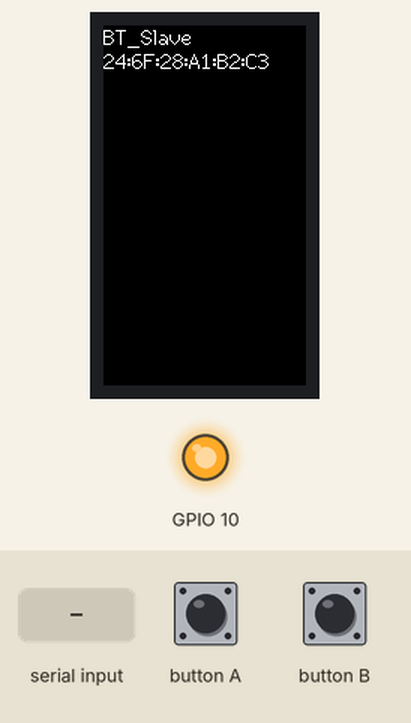
Bench run of a sketch on a simulated ESP32-S3. Parts: 135×240 colour display, output pins drawn as LEDs (lit = HIGH). Inputs (shaded band) come from the test bench. Nothing arrives over Bluetooth unless stated; what the sketch prints to the serial monitor is not drawn.

Above: at 1.3 s.
1.4 s: "A ON!\n" received over Serial
At 3.6 s:
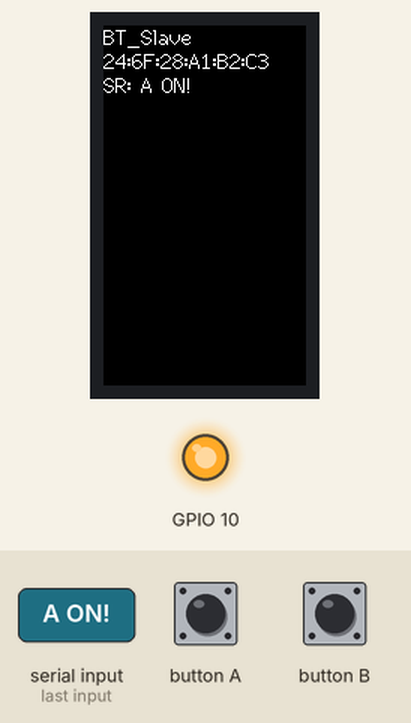
3.9 s: "B ON!\n" received over the second serial link
At 5.7 s:
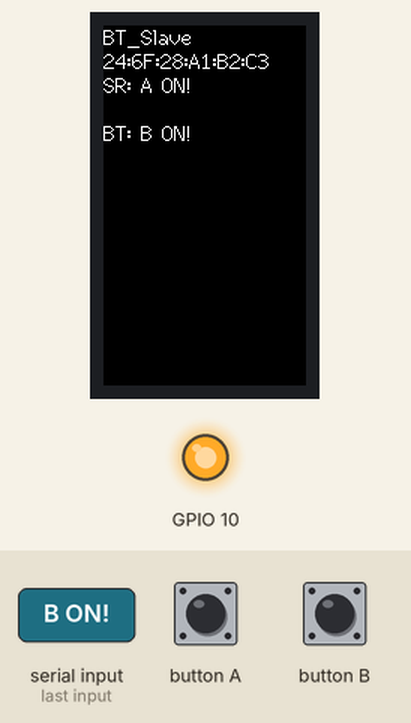
6.4 s: "1\n" received over Serial
At 8.2 s:
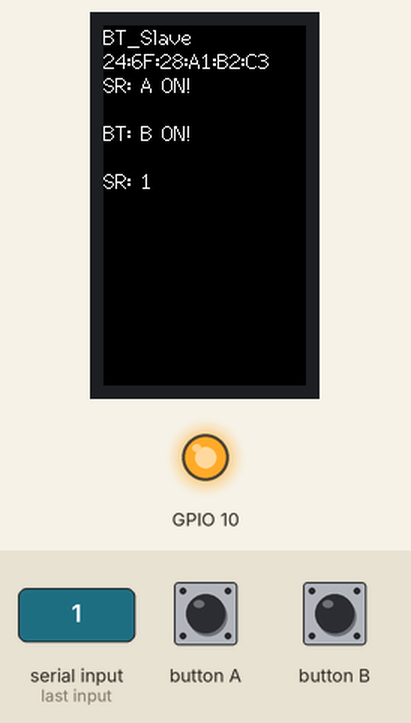
8.9 s: "0\n" received over the second serial link
At 10.2 s:
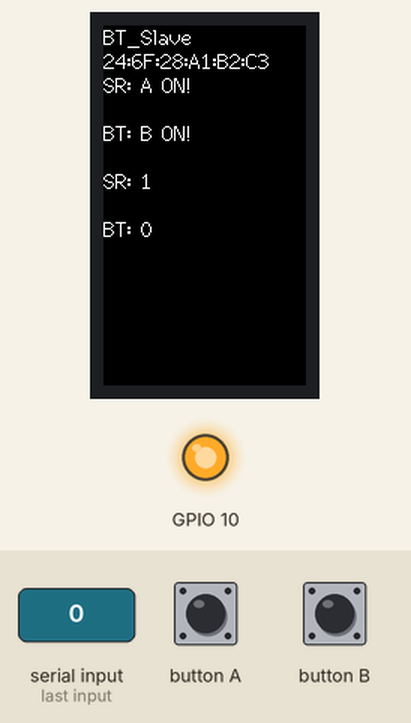
Timing chart, 0 to 11.9 s (numbered marks = the images above; inputs shaded):
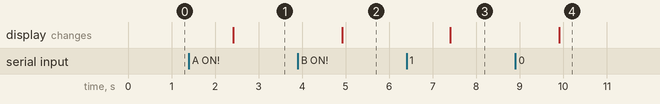

Measured:
- after the input at 1.4 s, the display: changes after 1.0 s (image 1)
- after the input at 3.9 s, the display: changes after 1.0 s (image 2)
- after the input at 6.4 s, the display: changes after 1.0 s (image 3)
- after the input at 8.9 s, the display: changes after 1.0 s (image 4)

The sketch:

BT_slave01.ino
```cpp
// Bluetrooth Slave: M5StickC pulse
//taken from https://logikara.blog/arduino_bluetooth/


// Bluetooth接続スレーブ側プログラム
#include <M5StickCPlus.h>
#include "BluetoothSerial.h"
BluetoothSerial SerialBT;

// 変数宣言
String name = "BT_Slave"; // 接続名を設定
int btn_pw = 0;           // 電源ボタン状態取得用
String data = "";         // 受信データ格納用

// 初期設定 -----------------------------------------------
void setup() {
  M5.begin();             // 本体初期化
  Serial.begin(9600);     // シリアル通信初期化
  // 出力設定
  pinMode(10, OUTPUT);    //本体LED赤
  digitalWrite(10, HIGH); //本体LED初期値OFF（HIGH）
  // LCD表示設定
  M5.Lcd.setTextFont(2);
  M5.Lcd.println(name); // 接続名表示

  // Bluetooth接続開始
  SerialBT.begin(name); // 接続名を指定して初期化。第2引数にtrueを書くとマスター、省略かfalseでスレーブ
  // MACアドレスの取得と表示
  uint8_t macBT[6];
  esp_read_mac(macBT, ESP_MAC_BT);  // MACアドレス取得
  M5.Lcd.printf("%02X:%02X:%02X:%02X:%02X:%02X\r\n", macBT[0], macBT[1], macBT[2], macBT[3], macBT[4], macBT[5]);
  Serial.printf("%02X:%02X:%02X:%02X:%02X:%02X\r\n", macBT[0], macBT[1], macBT[2], macBT[3], macBT[4], macBT[5]);
  // 電源ON時のシリアルデータが無くなるまで待つ
  while (Serial.available()) {data = Serial.read();}
  M5.Lcd.setTextFont(2);  // テキストサイズ変更

//  WiFi.setSleep(false);
}
// メイン -------------------------------------------------
void loop() {
  M5.update();  // 本体のボタン状態更新
  // ボタン操作処理（マスター側へデータ送信）
  if (M5.BtnA.wasReleased()) {   // ボタンAが押されていれば
    SerialBT.print("slave A ON!\r");  // 「A ON!」送信（「CR」区切り文字）
  }
  if (M5.BtnB.wasReleased()) {   // ボタンBが押されていれば
    SerialBT.print("slave B ON!\r");  // 「B ON!」送信（「CR」区切り文字）
  }

  // データ受信時処理
  // スレーブからの受信データをLCDに表示
  if (SerialBT.available()) {               // Bluetoothデータ受信で
    data = SerialBT.readStringUntil('\r');  // 区切り文字「CR」の手前までデータ取得
    M5.Lcd.print("BT: ");                   // 受信データ液晶表示
    M5.Lcd.println(data);                   // 液晶表示は改行あり
    Serial.println(data);                     // シリアル出力は改行なし→あり
  }
  // シリアル入力データ（「CR」付きで入力）をスレーブ側へ送信
  if (Serial.available()) {               // シリアルデータ受信で
    data = Serial.readStringUntil('\r');  // 「CR」の手前までデータ取得
    M5.Lcd.print("SR: ");                 // シリアルデータ液晶表示
    M5.Lcd.println(data);                 // 液晶表示は改行あり
    Serial.print(data);                   // シリアル出力は改行なし
    // Bluetoothデータ送信
    SerialBT.print(data + "\r"); // 区切り文字「CR」をつけてマスター側へ送信
  }
  // LED点灯処理
  if (data == "A ON!") {      // 受信データが「A ON!」なら
    digitalWrite(10, LOW);    // 本体LED点灯
  }
  if (data == "B ON!") {      // 受信データが「B ON!」なら
    digitalWrite(10, HIGH);   // 本体LED消灯
  }
  // 再起動（リスタート）処理
  if (btn_pw == 2) {          // 電源ボタン短押し（1秒以下）なら
    ESP.restart();
  }
  // 電源ボタン状態取得（1秒以下のONで「2」1秒以上で「1」すぐに「0」に戻る）
  btn_pw = M5.Axp.GetBtnPress();
  delay(20);  // 20ms遅延時間
}
```
